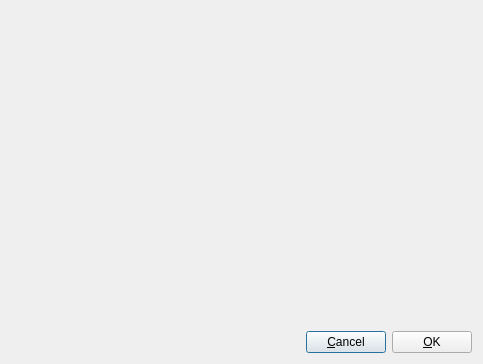
<?xml version="1.0" encoding="UTF-8"?>
<ui version="4.0">
 <class>StringListEditorDialog</class>
 <widget class="QDialog" name="StringListEditorDialog">
  <property name="geometry">
   <rect>
    <x>0</x>
    <y>0</y>
    <width>483</width>
    <height>364</height>
   </rect>
  </property>
  <property name="windowTitle">
   <string/>
  </property>
  <layout class="QVBoxLayout" name="verticalLayout">
   <item>
    <spacer name="verticalSpacer">
     <property name="orientation">
      <enum>Qt::Vertical</enum>
     </property>
     <property name="sizeHint" stdset="0">
      <size>
       <width>20</width>
       <height>312</height>
      </size>
     </property>
    </spacer>
   </item>
   <item>
    <layout class="QHBoxLayout" name="horizontalLayout">
     <item>
      <spacer name="horizontalSpacer">
       <property name="orientation">
        <enum>Qt::Horizontal</enum>
       </property>
       <property name="sizeHint" stdset="0">
        <size>
         <width>40</width>
         <height>5</height>
        </size>
       </property>
      </spacer>
     </item>
     <item>
      <widget class="QPushButton" name="buttonCancel">
       <property name="text">
        <string>&amp;Cancel</string>
       </property>
      </widget>
     </item>
     <item>
      <widget class="QPushButton" name="buttonOk">
       <property name="text">
        <string>&amp;OK</string>
       </property>
      </widget>
     </item>
    </layout>
   </item>
  </layout>
 </widget>
 <resources/>
 <connections>
  <connection>
   <sender>buttonCancel</sender>
   <signal>clicked()</signal>
   <receiver>StringListEditorDialog</receiver>
   <slot>reject()</slot>
   <hints>
    <hint type="sourcelabel">
     <x>354</x>
     <y>342</y>
    </hint>
    <hint type="destinationlabel">
     <x>241</x>
     <y>181</y>
    </hint>
   </hints>
  </connection>
  <connection>
   <sender>buttonOk</sender>
   <signal>clicked()</signal>
   <receiver>StringListEditorDialog</receiver>
   <slot>onActionOk()</slot>
   <hints>
    <hint type="sourcelabel">
     <x>435</x>
     <y>342</y>
    </hint>
    <hint type="destinationlabel">
     <x>241</x>
     <y>181</y>
    </hint>
   </hints>
  </connection>
 </connections>
 <slots>
  <slot>onActionOk()</slot>
 </slots>
</ui>
